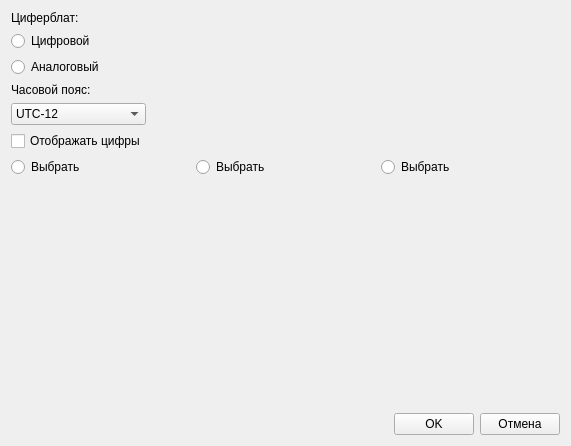
<?xml version="1.0" encoding="UTF-8"?>
<ui version="4.0">
 <class>Form</class>
 <widget class="QWidget" name="Form">
  <property name="geometry">
   <rect>
    <x>0</x>
    <y>0</y>
    <width>571</width>
    <height>446</height>
   </rect>
  </property>
  <property name="windowTitle">
   <string>Form</string>
  </property>
  <layout class="QGridLayout" name="gridLayout">
   <item row="0" column="0">
    <layout class="QVBoxLayout" name="verticalLayout">
     <item>
      <layout class="QVBoxLayout" name="verticalLayout_2">
       <item>
        <widget class="QLabel" name="label">
         <property name="text">
          <string>Циферблат:</string>
         </property>
        </widget>
       </item>
       <item>
        <widget class="QRadioButton" name="DigitRadioButton">
         <property name="text">
          <string>Цифровой</string>
         </property>
         <attribute name="buttonGroup">
          <string notr="true">buttonGroup</string>
         </attribute>
        </widget>
       </item>
       <item>
        <widget class="QRadioButton" name="AnalogRadioButton">
         <property name="text">
          <string>Аналоговый</string>
         </property>
         <attribute name="buttonGroup">
          <string notr="true">buttonGroup</string>
         </attribute>
        </widget>
       </item>
      </layout>
     </item>
     <item>
      <widget class="QLabel" name="label_2">
       <property name="text">
        <string>Часовой пояс:</string>
       </property>
      </widget>
     </item>
     <item>
      <widget class="QComboBox" name="TimeZoneComboBox">
       <item>
        <property name="text">
         <string>UTC-12</string>
        </property>
       </item>
       <item>
        <property name="text">
         <string>UTC-11</string>
        </property>
       </item>
       <item>
        <property name="text">
         <string>UTC-10</string>
        </property>
       </item>
       <item>
        <property name="text">
         <string>UTC-9:30</string>
        </property>
       </item>
       <item>
        <property name="text">
         <string>UTC-9</string>
        </property>
       </item>
       <item>
        <property name="text">
         <string>UTC-8</string>
        </property>
       </item>
       <item>
        <property name="text">
         <string>UTC-7</string>
        </property>
       </item>
       <item>
        <property name="text">
         <string>UTC-6</string>
        </property>
       </item>
       <item>
        <property name="text">
         <string>UTC-5</string>
        </property>
       </item>
       <item>
        <property name="text">
         <string>UTC-4</string>
        </property>
       </item>
       <item>
        <property name="text">
         <string>UTC-3:30</string>
        </property>
       </item>
       <item>
        <property name="text">
         <string>UTC-3</string>
        </property>
       </item>
       <item>
        <property name="text">
         <string>UTC-2</string>
        </property>
       </item>
       <item>
        <property name="text">
         <string>UTC-1</string>
        </property>
       </item>
       <item>
        <property name="text">
         <string>UTC+0</string>
        </property>
       </item>
       <item>
        <property name="text">
         <string>UTC+1</string>
        </property>
       </item>
       <item>
        <property name="text">
         <string>UTC+2</string>
        </property>
       </item>
       <item>
        <property name="text">
         <string>UTC+3</string>
        </property>
       </item>
       <item>
        <property name="text">
         <string>UTC+3:30</string>
        </property>
       </item>
       <item>
        <property name="text">
         <string>UTC+4</string>
        </property>
       </item>
       <item>
        <property name="text">
         <string>UTC+4:30</string>
        </property>
       </item>
       <item>
        <property name="text">
         <string>UTC+5</string>
        </property>
       </item>
       <item>
        <property name="text">
         <string>UTC+5:30</string>
        </property>
       </item>
       <item>
        <property name="text">
         <string>UTC+5:45</string>
        </property>
       </item>
       <item>
        <property name="text">
         <string>UTC+6</string>
        </property>
       </item>
       <item>
        <property name="text">
         <string>UTC+6:30</string>
        </property>
       </item>
       <item>
        <property name="text">
         <string>UTC+7</string>
        </property>
       </item>
       <item>
        <property name="text">
         <string>UTC+8</string>
        </property>
       </item>
       <item>
        <property name="text">
         <string>UTC+8:45</string>
        </property>
       </item>
       <item>
        <property name="text">
         <string>UTC+9</string>
        </property>
       </item>
       <item>
        <property name="text">
         <string>UTC+9:30</string>
        </property>
       </item>
       <item>
        <property name="text">
         <string>UTC+10</string>
        </property>
       </item>
       <item>
        <property name="text">
         <string>UTC+10:30</string>
        </property>
       </item>
       <item>
        <property name="text">
         <string>UTC+11</string>
        </property>
       </item>
       <item>
        <property name="text">
         <string>UTC+12</string>
        </property>
       </item>
       <item>
        <property name="text">
         <string>UTC+12:45</string>
        </property>
       </item>
       <item>
        <property name="text">
         <string>UTC+13</string>
        </property>
       </item>
       <item>
        <property name="text">
         <string>UTC+14</string>
        </property>
       </item>
      </widget>
     </item>
     <item>
      <widget class="QCheckBox" name="NumbersAreNeededCheckBox">
       <property name="text">
        <string>Отображать цифры</string>
       </property>
      </widget>
     </item>
    </layout>
   </item>
   <item row="0" column="1">
    <spacer name="horizontalSpacer_2">
     <property name="orientation">
      <enum>Qt::Horizontal</enum>
     </property>
     <property name="sizeHint" stdset="0">
      <size>
       <width>40</width>
       <height>20</height>
      </size>
     </property>
    </spacer>
   </item>
   <item row="3" column="0" colspan="2">
    <layout class="QHBoxLayout" name="ButtonLayout">
     <item>
      <spacer name="horizontalSpacer">
       <property name="orientation">
        <enum>Qt::Horizontal</enum>
       </property>
       <property name="sizeHint" stdset="0">
        <size>
         <width>40</width>
         <height>20</height>
        </size>
       </property>
      </spacer>
     </item>
     <item>
      <widget class="QPushButton" name="OkButton">
       <property name="text">
        <string>OK</string>
       </property>
      </widget>
     </item>
     <item>
      <widget class="QPushButton" name="CancelButton">
       <property name="text">
        <string>Отмена</string>
       </property>
      </widget>
     </item>
    </layout>
   </item>
   <item row="1" column="0" colspan="2">
    <layout class="QHBoxLayout" name="horizontalLayout">
     <item>
      <layout class="QVBoxLayout" name="verticalLayout_3">
       <item>
        <widget class="QRadioButton" name="CoefficientRadioButton_1">
         <property name="text">
          <string>Выбрать</string>
         </property>
        </widget>
       </item>
       <item>
        <widget class="QLabel" name="ClockFaceLabel_1">
         <property name="text">
          <string/>
         </property>
        </widget>
       </item>
      </layout>
     </item>
     <item>
      <layout class="QVBoxLayout" name="verticalLayout_4">
       <item>
        <widget class="QRadioButton" name="CoefficientRadioButton_2">
         <property name="text">
          <string>Выбрать</string>
         </property>
        </widget>
       </item>
       <item>
        <widget class="QLabel" name="ClockFaceLabel_2">
         <property name="text">
          <string/>
         </property>
        </widget>
       </item>
      </layout>
     </item>
     <item>
      <layout class="QVBoxLayout" name="verticalLayout_5">
       <item>
        <widget class="QRadioButton" name="CoefficientRadioButton_3">
         <property name="text">
          <string>Выбрать</string>
         </property>
        </widget>
       </item>
       <item>
        <widget class="QLabel" name="ClockFaceLabel_3">
         <property name="text">
          <string/>
         </property>
        </widget>
       </item>
      </layout>
     </item>
    </layout>
   </item>
   <item row="2" column="0">
    <spacer name="verticalSpacer">
     <property name="orientation">
      <enum>Qt::Vertical</enum>
     </property>
     <property name="sizeHint" stdset="0">
      <size>
       <width>20</width>
       <height>40</height>
      </size>
     </property>
    </spacer>
   </item>
  </layout>
 </widget>
 <resources/>
 <connections/>
 <buttongroups>
  <buttongroup name="buttonGroup"/>
 </buttongroups>
</ui>
